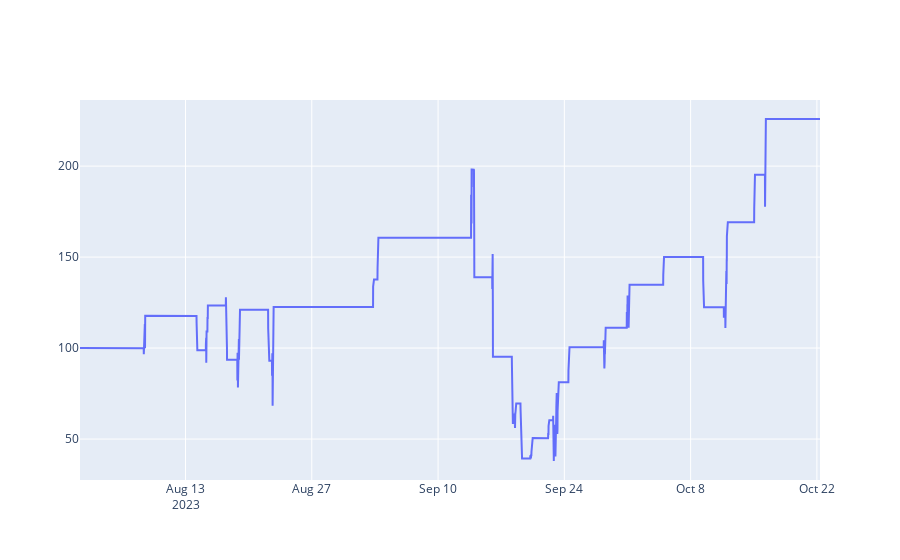

Write notebook code for a chart like this one.
### Code cell
import plotly.graph_objects as go

fig = go.Figure(data=[go.Scatter(x=stats['_equity_curve'].index, y=stats['_equity_curve']['Equity'])])
fig.show()

### Figure 1 — Plotly figure (JSON) as saved in the notebook; plotly's stock layout.template omitted (floating-point values rounded to 4 significant figures; data arrays with more than 128 entries replaced by an {"elided": "..."} marker saying what was removed)
{"data": [{"type": "scatter", "x": {"elided": "7877 str values"}, "y": {"elided": "7877 float values"}}], "layout": {}}
